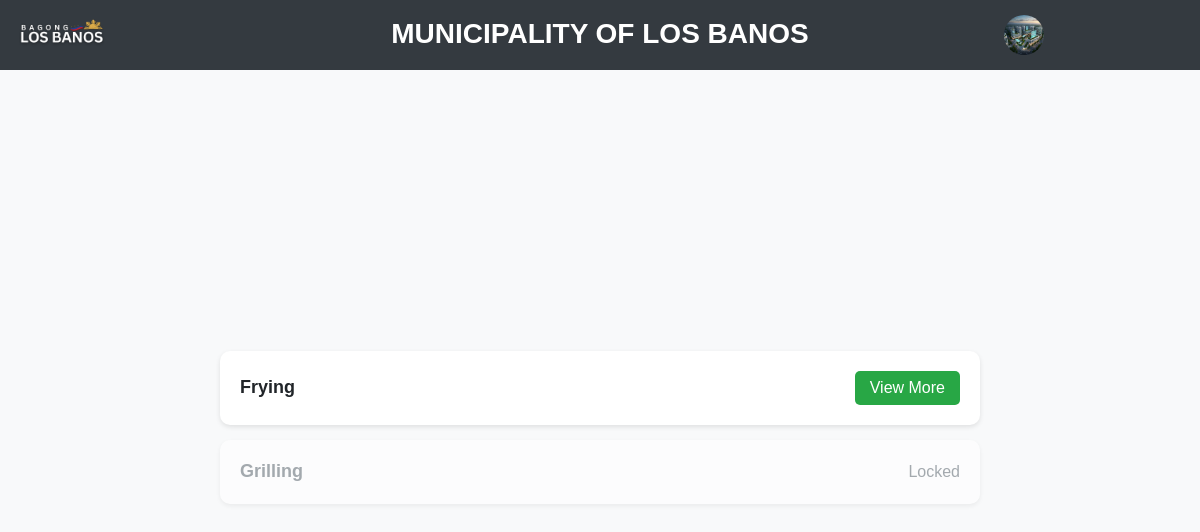
The page /training/module_list.php (signed in) on the database as committed earlier.
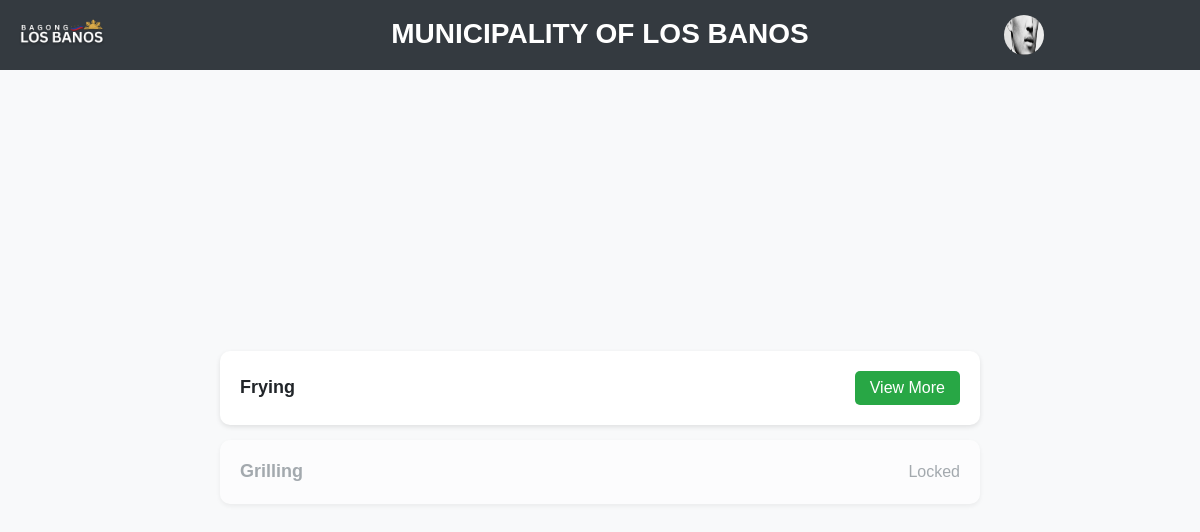
The same page on the database as committed later.
### tables this page shows
CREATE TABLE `applicant_profile` (
  `id` int(255) NOT NULL,
  `username` varchar(255) NOT NULL,
  `password` varchar(255) NOT NULL,
  `is_verified` varchar(255) NOT NULL,
  `otp` varchar(255) NOT NULL,
  `otp_expiry` datetime(6) NOT NULL,
  `reset_token` varchar(255) NOT NULL,
  `reset_token_expiry` varchar(255) NOT NULL,
  `email` varchar(255) NOT NULL,
  `fname` varchar(255) NOT NULL,
  `lname` varchar(255) NOT NULL,
  `mname` varchar(255) NOT NULL,
  `dob` date NOT NULL,
  `pob` varchar(255) NOT NULL,
  `age` int(255) NOT NULL,
  `height` int(255) NOT NULL,
  `sex` varchar(255) NOT NULL,
  `civil_status` varchar(255) NOT NULL,
  `contact_no` int(255) NOT NULL,
  `landline` varchar(255) NOT NULL,
  `photo` varchar(255) NOT NULL,
  `present_address` varchar(255) NOT NULL,
  `tin` int(255) NOT NULL,
  `sss_no` int(255) NOT NULL,
  `pagibig_no` int(255) NOT NULL,
  `philhealth_no` int(255) NOT NULL,
  `passport_no` int(255) NOT NULL,
  `passport_expiry` datetime(6) DEFAULT NULL,
  `tertiary_school` varchar(255) NOT NULL,
  `tertiary_graduated` date NOT NULL,
  `tertiary_award` varchar(255) NOT NULL,
  `college_school` varchar(255) NOT NULL,
  `college_graduated` date NOT NULL,
  `college_award` varchar(255) NOT NULL,
  `tertiary_course` varchar(255) NOT NULL,
  `preferred_work_location` varchar(255) NOT NULL,
  `work_location` varchar(255) NOT NULL,
  `preferred_occupation` varchar(255) NOT NULL,
  `disability` varchar(255) NOT NULL,
  `selected_option` varchar(255) NOT NULL,
  `four_ps` varchar(255) NOT NULL,
  `prefix` varchar(255) NOT NULL,
  `religion` varchar(255) NOT NULL,
  `employment_status` varchar(255) NOT NULL,
  `resume` varchar(255) NOT NULL,
  `applicant_type` enum('Training','Employment') NOT NULL,
  `expected_salary` int(255) NOT NULL,
  `grad_course` varchar(255) NOT NULL
);

### training/module_list.php (the view, shortened to what this page needs)
<?php
include '../db.php';
$applicantid = $_SESSION['applicant_id'];
$sql = "SELECT * FROM applicant_profile WHERE id = ?";
$stmt = $conn->prepare($sql);
$stmt->bind_param("i", $applicantid);
$stmt->execute();
$result_emp = $stmt->get_result();
$row_emp = $result_emp->fetch_assoc();
?>
<!DOCTYPE html>
<html lang="en">
<head>
    <link href="https://cdn.jsdelivr.net/npm/bootstrap@5.3.0/dist/css/bootstrap.min.css" rel="stylesheet">
</head>
<body>
<div class="header">
    <div class="container-fluid">
        <div class="row align-items-center">
            <div class="col-md-2">
                <a href="../index.php" style="display: block; text-decoration: none;">
                    <img src="../img/logolb.png" alt="lblogo" style="height: 50px;">
                </a>
            </div>
            <div class="col-md-8 text-center">
                <h3 style="margin-top: 5px; font-weight: 900; color: #ffffff;">MUNICIPALITY OF LOS BANOS</h3>
            </div>
            <div class="col-md-2 col-xxl-3 p-1">
                <div class="dropdown">
                    <a href="#" class="text-decoration-none" id="profileDropdown" data-bs-toggle="dropdown" aria-expanded="false">
                        <?php if (!empty($row_emp['photo'])): ?>
                            <img id="preview" src="<?php echo $row_emp['photo']; ?>" alt="Profile Image" class="img-fluid rounded-circle" style="width: 40px; height: 40px;">
                        <?php else: ?>
                            <img src="../img/user-placeholder.png" alt="Profile Picture" class="img-fluid rounded-circle" style="width: 40px; height: 40px;">
                        <?php endif; ?>
                    </a>
                </div>
            </div>
        </div>
    </div>
</div>
<div class="content-wrapper">
    <div class="module-container">
        <div class="module-card">
            <h3 class="module-title">Frying</h3>
            <a href="#" class="view-more-btn">View More</a>
        </div>
        <div class="module-card locked-module">
            <h3 class="module-title locked-text">Grilling</h3>
            <span class="locked-text">Locked</span>
        </div>
    </div>
</div>
</body>
</html>

Rows that differ between the two databases and show on the page:
changed applicant_profile: photo: a different picture
